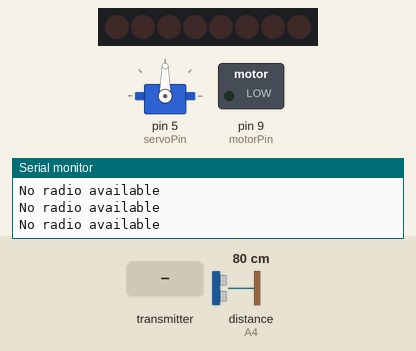
Recording of a sketch running on a simulated Arduino Uno, built with avr-gcc and run on an emulated ATmega328P. Shown: 8 shift-register outputs drawn as a row of LEDs (first output left, lit = HIGH), servo, switched loads named in the sketch (green lamp = pin HIGH), the last lines printed to the serial monitor. Wiring (inferred from the names in the program): shift register (74HC595): data pin 2; shift clock pin 3; latch pin 4. Wiring (inferred from the signals the program sends): row of LEDs: on Q0, Q1, Q2, Q3, Q4, Q5, Q6, Q7. The test bench sets the inputs (shaded band); at power-on: distance to the obstacle (sensor on A4) 80 cm. No radio packets arrive unless stated; pins used as bus, display or sensor lines are not drawn.

Above: at 1.2 s.
1.3 s: the transmitter starts sending joystick.0 = 0
At 1.41 s:
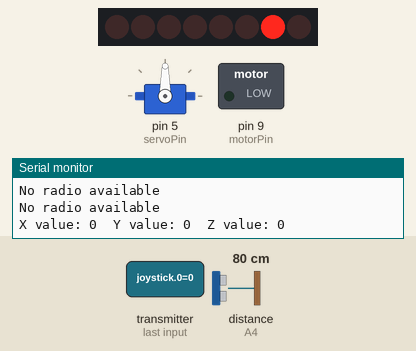
4.3 s: distance to the obstacle (sensor on A4) set to 26 cm
7.3 s: distance to the obstacle (sensor on A4) set to 22 cm
At 7.7 s:
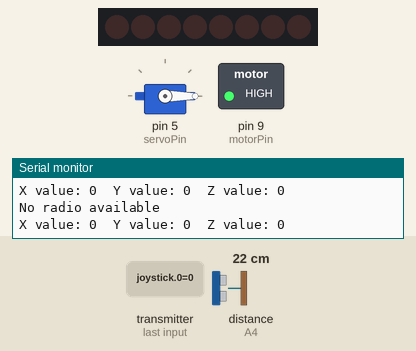
8.9 s: the transmitter starts sending joystick.1 = 256
11.9 s: distance to the obstacle (sensor on A4) set to 35 cm
At 11.92 s:
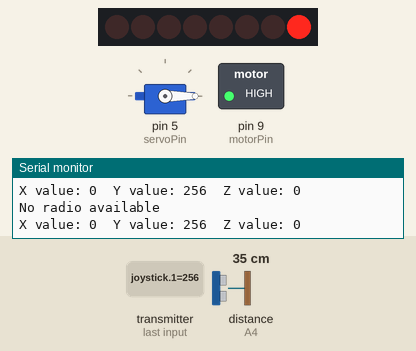
14.9 s: the transmitter starts sending joystick.1 = 1023
At 15.68 s:
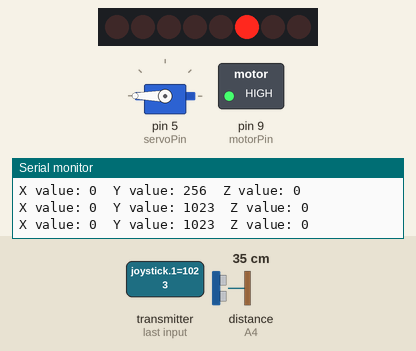
Timing chart, 0 to 18.9 s (numbered marks = the images above; inputs shaded):
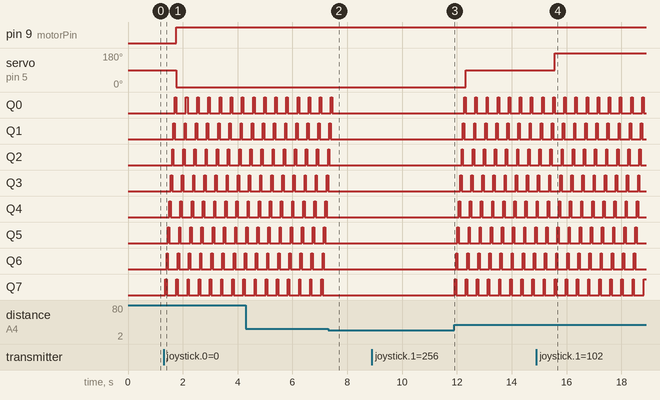

The sketch:

Hong_Shengnan_MP04.ino
```cpp
/*
  Hong_Shengnan_MP04.ino

  PROJECT NAME
  Wireless Communication

  PROGRAM DESCRIPTION
  This program uses IR sensor and sonar sensor to detect
  the object. It has has a wired and wireless connection
  with joystick to control the servo and LED with shift
  register.

  DATA CREATED
  X,Y,Z axis value of the joystick.
  The distance between sonar sensor and object.
  The distance between IR sensor and object.

  KEY FUNCTION
  setup();
  loop();
  read_sensor();
  wired_test();
  wireless_test();
  shiftWrite();
  LeftToRight();
  RightToLeft();

                            Created by Steven Hong
                                        10/02/2017
*/

#include <NewPing.h>
#include <RF24.h>   //wireless transmitter library
#include <Servo.h>  //servo library

//define the pins for all component
#define CE_PIN 7
#define CSN_PIN 8
#define JoyX A2
#define JoyY A1
#define JoyZ A0
const int sonarPin = A4;
const int irPin = A3;
const int dataPin = 2;
const int clockPin = 3;
const int latchPin = 4;
const int motorPin = 9;
const int servoPin =5;

//Variables to hold the coordinates
int xAxis;
int yAxis;
int zAxis;
int remain;

int delayTime = 50;  // Time (milliseconds) to pause between LEDs
                     // Make this smaller for faster switching

byte data = 0;

#define MAX_DISTANCE 200
NewPing sonar(sonarPin, sonarPin, MAX_DISTANCE);
Servo servo1; //servo control object

const uint64_t pipe = 0xE8E8F0F0E1LL; //transmission pipe
const int CHAN = 32;                   //transmission channel
RF24 radio(CE_PIN, CSN_PIN);          //creating a radio object
int joystick [3];

void setup() {
  // put your setup code here, to run once
  pinMode(JoyX, INPUT); //set up pin as input
  pinMode(JoyY, INPUT); //set up pin as input
  pinMode(JoyZ, INPUT_PULLUP);  //set up pin as input_pullup
  pinMode(dataPin, OUTPUT); //set up pin as output
  pinMode(clockPin, OUTPUT);  //setup pin as output
  pinMode(latchPin, OUTPUT);  //setup pin as output
  pinMode(motorPin, OUTPUT);  //setup pin as output

  radio.begin();
  radio.setChannel(CHAN); //partners on same channel between 1 & 125
  radio.openReadingPipe(1, pipe); //start writing
  //radio.openWritingPipe(pipe);  //start transmitting
  radio.printDetails();
  radio.startListening(); //start receiving

  Serial.begin(9600); //Initialize serial port & set rate to 9600 bits per second (bps)
  //Serial.println("nRF24L01 Receiver Starting..");

  servo1.attach(servoPin, 900, 2100);  //connect the servo to servoPin
                                       //with a minimum pulse width of
                                       //900 and a maximum pulse width
                                       //2100.
}

void loop() {
  // put your main code here, to run repeatedly:
  //read_sensor();
  //wired_test();

  //receiver
  //check to see if there is a radio transmitting data
  if (radio.available()){
    //Read the data until we've received transmitting data
    while (radio.available()){
      //fetch the data that is being transmitted
      //note the usage of the read() function
      radio.read(joystick, sizeof(joystick));

      xAxis = joystick[0];
      yAxis = joystick[1];
      zAxis = joystick[2];
      Serial.print("X value: ");  //print the outcome of joystick
      Serial.print(joystick[0]);
      Serial.print("\tY value: ");
      Serial.print(joystick[1]);
      Serial.print("\tZ value: ");
      Serial.println(joystick[2]);
      wireless_test();
    }
  }
  else {    //nothing is transmitting
    Serial.println("No radio available");
  }

  //transmitter
  //radio.stopListening();
  /*
  joystick[0] = analogRead(JoyX); //read the value from joystick
  joystick[1] = analogRead(JoyY);
  joystick[2] = digitalRead(JoyZ);

  Serial.print("X value: ");  //print the result of joystick
  Serial.print(joystick[0]);
  Serial.print("\tY value: ");
  Serial.print(joystick[1]);
  Serial.print("\tZ value: ");
  Serial.println(joystick[2]);

  radio.write(joystick, sizeof(joystick));  //start transmitting
 */
}

void read_sensor(){

  //print the result of sonar sensor
  Serial.println(sonar.ping_cm());  //read and print sonar in cm
  //Serial.print(" cm\t");          //print units to serial monitor
  delay(10);                      //wait 10 ms for ADC to reset
  //Serial.print(sonar.ping_in());  //read and print sonar in in
  //Serial.println(" in");          //print units to serial monitor
  //delay(10);                      //wait 10 ms for ADC to reset

  /*
  //print the result of infrared sensor
  int val = analogRead(irPin);    //read analog input
  //Serial.print("value ");         //print analog value to serial
  Serial.print(val);              //print analog value to serial
  int distance = (2914 / (val + 5)) - 1; //distance in cm
  //Serial.print("\tdistance ");    //print distance label
  Serial.println(distance);         //print distance on serial
  //Serial.print(" cm\t");          //print cm lab
  //Serial.print(distance * 0.39371);//print distance on serial in inches
  //Serial.println(" in");          //print cm lab
  delay(10);                      //wait 10 ms for ADC reset
  */
}

void wired_test(){

  xAxis = analogRead(JoyX); //read the value from joystick
  yAxis = analogRead(JoyY);
  zAxis = digitalRead(JoyZ);

  //Serial.println(xAxis);

  if (sonar.ping_cm() >= 25 ) //if sonar does not detect object, run the code
  {
  if (xAxis >= 800)
  {
    LeftToRight();  //illuminate LED from left to the right
    remain = 0;     //record the status
  }
  else if (xAxis <= 200)
  {
    RightToLeft();  //illuminate LED from right to the left
    remain = 1;     //record the status
  }
  else
  {
    if (remain == 0)
    {
      shiftWrite(7, OUTPUT);  //remains on the last LED lit
    }
    else
    {
      shiftWrite(0, OUTPUT);  //remains on the last LED lit
    }
  }

  //Serial.println(zAxis);  //debugging purpose
  if (zAxis == 0)
  {
    analogWrite(motorPin, 255); //run the motor
  }
  else
  {
    analogWrite(motorPin, 0); //stop the motor
  }

  if (yAxis >= 800)
  {
    servo1.write(180);  // Tell servo to go to 180 degree
  }
  else if (yAxis <= 200)
  {
    servo1.write(0);    // Tell servo to go to 0 degree
  }
  else
  {
    servo1.write(90);   // Tell servo to go to 90 degree
  }
  }
}

void wireless_test(){

  if (sonar.ping_cm() >= 25 ) //if sonar does not detect object, run the code
  {
    if (xAxis >= 800)
  {
    LeftToRight();  //illuminate LEDs from left to the right
    remain = 0;     //record the status
  }
  else if (xAxis <= 200)
  {
    RightToLeft();  //illuminate LEDs from right to the left
    remain = 1;     //record the status
  }
  else
  {
    if (remain == 0)
    {
      shiftWrite(7, HIGH);  //remains on the last LED lit
    }
    else
    {
      shiftWrite(0, HIGH);  //remains on the last LED lit
    }
  }

  //Serial.println(zAxis);  //debugging purpose
  if (zAxis == 0)
  {
    analogWrite(motorPin, 255); //run the motor
  }
  else
  {
    analogWrite(motorPin, 0);   //stop the motor
  }

  if (yAxis >= 800)
  {
    servo1.write(180);  // Tell servo to go to 180 degree
  }
  else if (yAxis <= 200)
  {
    servo1.write(0);    // Tell servo to go to 0 degree
  }
  else
  {
    servo1.write(90);   // Tell servo to go to 90 degree
  }
  }
}

void shiftWrite(int desiredPin, boolean desiredState){
  // This function lets you make the shift register outputs
  // HIGH or LOW in exactly the same way that you use digitalWrite().

    bitWrite(data, desiredPin, desiredState); //Change desired pin to 0 or 1 in "data"

    // Now we'll actually send that data to the shift register.
    // The shiftOut() function does all the hard work of
    // manipulating the data and clock pins to move the data
    // into the shift register;

    shiftOut(dataPin, clockPin, MSBFIRST, data);  //send "data" to the shift register

    //Toggle the latchPin to make "data" appear at the outputs
    digitalWrite(latchPin, HIGH);
    digitalWrite(latchPin, LOW);
}


void LeftToRight(){
  //this function will turn the LEDs on and off, one-by-one, from left to right
  int index;

  // step through the LEDs, from 0 to 7
  for (index = 0; index <= 7; index++)
  {
    shiftWrite(index, HIGH);  //turn LED on
    delay(delayTime);   //pause to slow down the sequence
    shiftWrite(index, LOW);   //turn LED off
  }
}

void RightToLeft(){
  //this function will turn the LEDs on and off, one-by-one, from right to left
  int index;

  // step through the LEDs, from 0 to 7
  for (index = 7; index >= 0; index--)
  {
    shiftWrite(index, HIGH);  //turn LED on
    delay(delayTime);   //pause to slow down the sequence
    shiftWrite(index, LOW);   //turn LED off
  }
}
```

Measured:
- the behaviour switches between 25 and 24 cm on distance to the obstacle (sensor on A4) (found by bisection; images 1 and 2)
- after the input at 1.3 s, pin 9 (motorPin): LOW → HIGH after 0.46 s; servo on pin 5 (servoPin): 90° → 0° after 0.46 s; Q0: alternates HIGH for 0.06 s and LOW for 0.35 s, starting after 0.41 s; Q1: alternates HIGH for 0.05 s and LOW for 0.36 s, starting after 0.36 s; Q2: alternates HIGH for 0.05 s and LOW for 0.36 s, starting after 0.31 s
- after the input at 11.9 s, servo on pin 5 (servoPin): 0° → 90° after 0.42 s; Q0: alternates HIGH for 0.05 s and LOW for 0.35 s, starting after 0.37 s
- after the input at 14.9 s, servo on pin 5 (servoPin): 90° → 180° after 0.67 s
